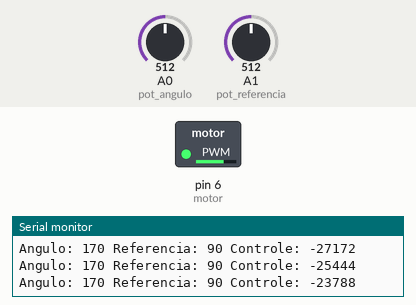
A sketch run on a simulated Arduino Uno, built with avr-gcc and run on an emulated ATmega328P. Shown: switched loads named in the sketch (green lamp = pin HIGH), the last lines printed to the serial monitor. The inputs (shaded band) are chosen by the test bench; at power-on: A1 (pot_referencia) = 512, A0 (pot_angulo) = 512.

Above: at 1.26 s.
1.3 s: A1 (pot_referencia) set to 1023
At 1.45 s:
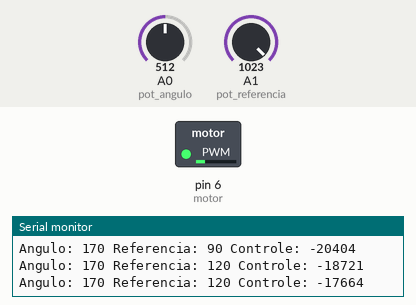
4.3 s: A0 (pot_angulo) set to 716
At 4.69 s:
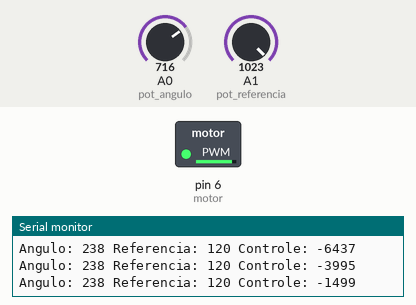
7.3 s: A1 (pot_referencia) set to 900
At 7.88 s:
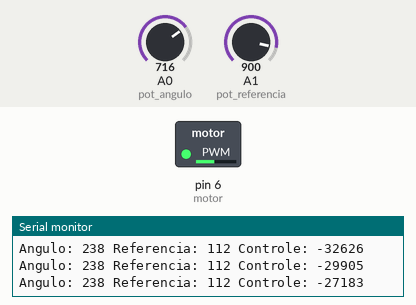
10.3 s: A0 (pot_angulo) set to 900
13.3 s: A1 (pot_referencia) set to 716
At 13.52 s:
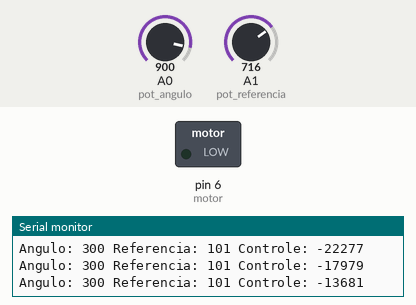
16.3 s: A0 (pot_angulo) set to 1023
Timing chart, 0 to 20.3 s (numbered marks = the images above; inputs shaded):
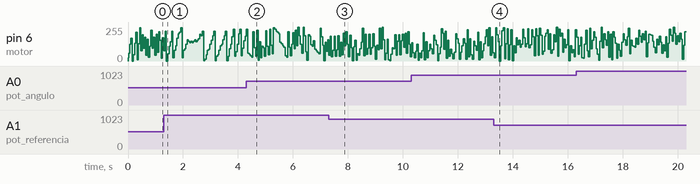

The sketch:

controle_PI_aeropendulo.ino
```cpp
  // Controle PID

int pot_angulo = A0;
int pot_referencia = A1;
int motor = 6;
int erro = 0;
int controle = 0;


float tempo_antigo = 0;
float tempo = 0;
float delta_t = 0;

int erro_antigo = 0;
int delta_erro = 0;
//Derivada
float derivada = 0;
// Integral
float integral = 0;
float integral_antiga = 0;
void setup() {
  pinMode(motor, OUTPUT);
  Serial.begin(9600);
  }

void loop() {
 float kp = 0.3;
 float kd = 0;
 float ki = 1.5;

  int referencia = map(analogRead(pot_referencia), 0, 1023, 60, 120); //Leitura do setpoint
  int angulo = map(analogRead(pot_angulo), 0, 600, 0, 200); //Leitura do angulo

  // Declaracao do valor do controle
  erro = angulo - referencia;
  controle = floor(abs(kp * ( erro + kd * derivada + ki * integral)));

  Serial.print("Angulo: ");
  Serial.print(angulo);
  Serial.print(" Referencia: ");
  Serial.print(referencia);
  Serial.print(" Controle: ");
  Serial.println(controle);
  // Controle
  //if(angulo < referencia){
    analogWrite(motor, controle);
   // }else{
     // if((75 - controle) >= 0){
       // analogWrite(motor, (75 - controle));
      //}else{
        //digitalWrite(motor, LOW);
      //}
    //}

      tempo = millis();
      delta_t = tempo - tempo_antigo;
      integral = integral_antiga + erro * delta_t;
      delta_erro = erro - erro_antigo;
      derivada = delta_erro/delta_t;
      erro_antigo = erro;
      tempo_antigo = tempo;
      integral_antiga = integral;
}
```
